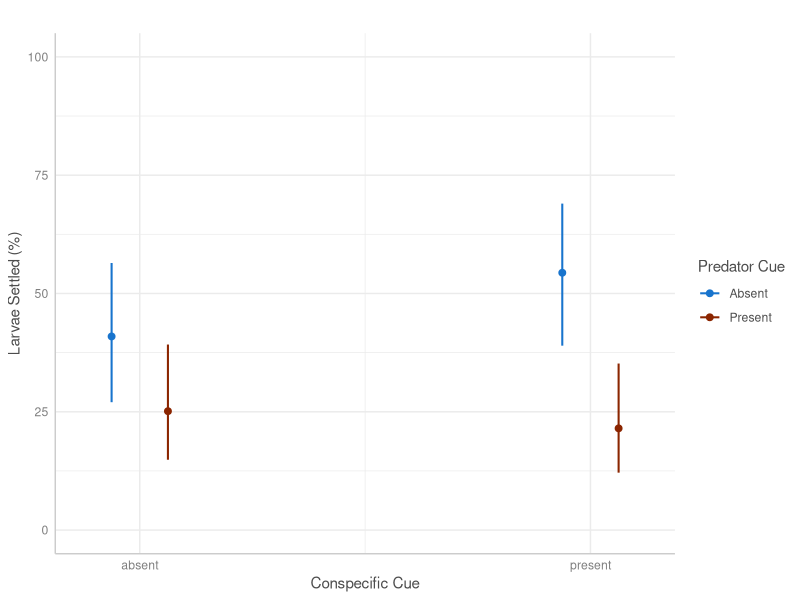

The R script that drew this image:
## ---- chunk 1
library(dplyr)
library(Matrix)
library(lme4)
library(ggeffects)
library(ggplot2)
## ---- chunk 2
setwd("~/GitHub/Conspecific-Predator-Settlement-Cue")
data <- read.csv2(file="Experiment March 2022.csv", sep=",")
data <- select(data, -settled_10hrs, -unattached_10hrs, -settled_20hrs, -unattached_20hrs)
colnames(data)[5] <- 'Settled'
colnames(data)[6] <- 'Unattached'
data$Larvae.batch <- as.factor(data$Larvae.batch)
data$Larvae.age <- as.factor(data$Larvae.age)
## ---- chunk 3
mult_s <- rep(1:nrow(data), data[, 'Settled'])
mult_u <- rep(1:nrow(data), data[, 'Unattached'])
data_s <- data[mult_s,]
data_s[, 'Settled'] <- 1
data_s <- data_s[, !(names(data_s) %in% c('Unattached'))]
data_u <- data[mult_u,]
data_u[, 'Unattached'] <- 0
data_u <- data_u[, !(names(data_u) %in% c('Settled'))]
colnames(data_u)[5] <- 'Settled'
data <- rbind(data_s, data_u)
## ---- chunk 4
data['Shell'] <- data['Cue']
data['conspecific_cue'] <- data['Cue']
data['predator_cue'] <- data['Cue']
data$Shell <- ifelse(grepl("Conspecific shell", data$Shell), TRUE, FALSE)
data$conspecific_cue <- ifelse(grepl("conspecific cue", data$conspecific_cue), TRUE, FALSE)
data$predator_cue <- ifelse(grepl("predator cue", data$predator_cue), TRUE, FALSE)
data$Shell <-sub("TRUE", "untreated", data$Shell)
data$Shell <-sub("FALSE", "sterilized", data$Shell)
data$predator_cue <-sub("TRUE", "present", data$predator_cue)
data$predator_cue <-sub("FALSE", "absent", data$predator_cue)
data$conspecific_cue <-sub("TRUE", "present", data$conspecific_cue)
data$conspecific_cue <-sub("FALSE", "absent", data$conspecific_cue)
## ---- chunk 5
model <- glmer(Settled ~conspecific_cue * predator_cue + (1| Larvae.age) + (1| Larvae.batch) + (1 | Crab), data = data, family = binomial)
summary(model)
## ---- chunk 6
m <- ggpredict(model, terms = c("conspecific_cue", "predator_cue"))
plot(m) +
  labs(x = 'Conspecific Cue', 
       y= 'Larvae Settled (%)',
       title = "") +
  guides(color = guide_legend(title = "Predator Cue")) +
  scale_color_manual(breaks = c("absent", "present")
                     , labels= c("Absent", "Present"),
                     values = c("dodgerblue3", "orangered4")) +
  scale_y_continuous(labels= function(x) paste0(x*100), limits = c(0,1))
